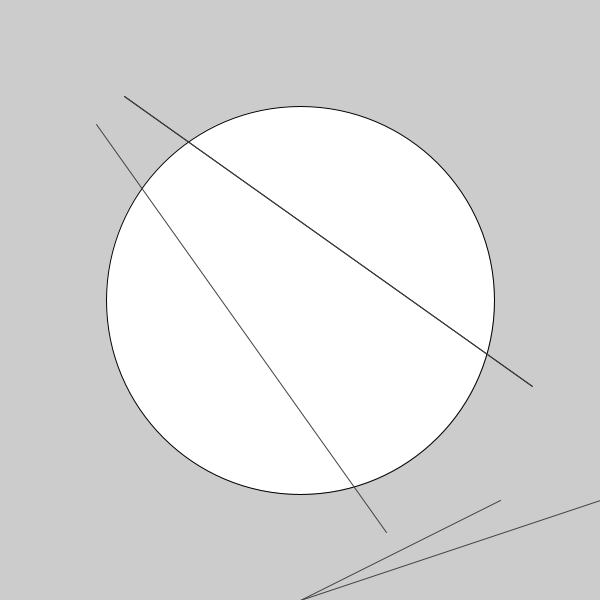
Frame 1 (no input)
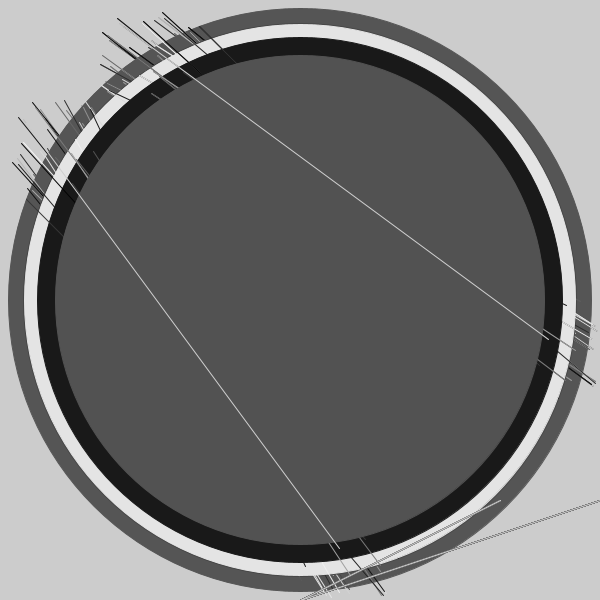
Frame 60 (the mouse pressed at the canvas centre just before this capture)
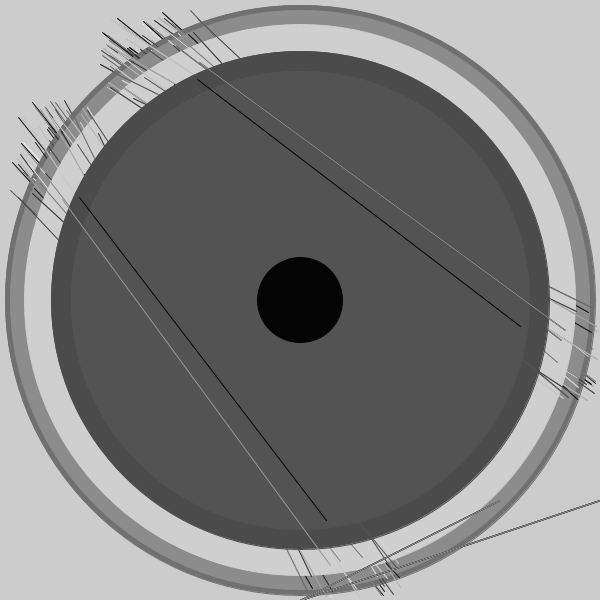
Frame 120 (the mouse held since frame 60 and released just before this capture)

The Processing sketch that drew these frames (run headless with seeded random() and noise(); from frame 60 on, the mouse is pressed at the canvas centre):

// Processing sketch: processing_133456
// ── processing_133456.pde

void setup() {

  size(600, 600);
}

void draw() {

  //randomnessEllipses

  int randomEllipse = round ( random(0, 600) );
  int randomFill = round ( random(0, 255) );

  //randomnessLines

  int random1 = round( random(10, 100) );
  int random2 = round( random(100, 200) );
  int random3 = round( random(300, 400) );
  int random4 = round( random(500, 600) );
  int random5 = round( random(600, 10) );
  int random6 = round( random(600, 300) );
  int random7 = round( random(300, 100) );
  int random8 = round( random(500, 25) );

  //ellipses

  ellipse(300, 300, randomEllipse, randomEllipse);
  fill(randomFill);

  //lines

  line(random2, random1, random4, random3);
  stroke(randomFill);
  line(random4, random3, random2, random1);
  stroke(randomFill);
  line(random3, random4, random1, random2);
  stroke(randomFill);
  line(random5, random5, random6, random7);
  stroke(randomFill);
  line(random8, random8, random8, random8);
  stroke(randomFill);
  line(random5, random8, random7, random6);
  stroke(randomFill);
  line(random8, random8, random7, random6);
  stroke(randomFill);
}
